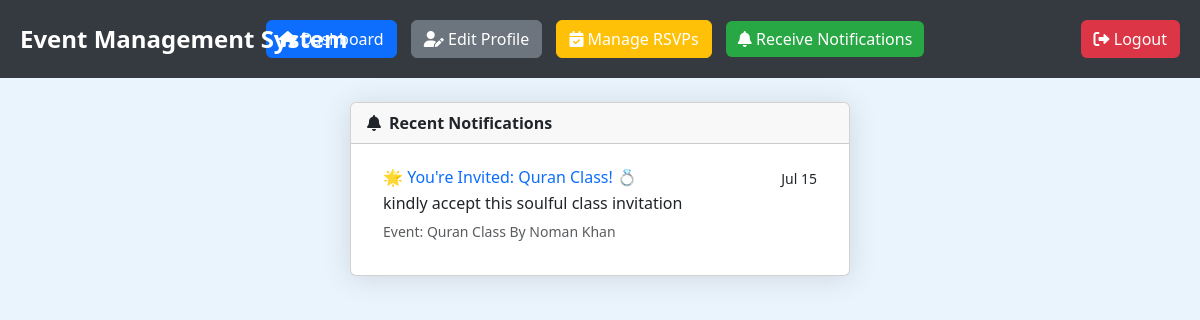
The page /Attendee/receive_notification.php (signed in) on the database its author committed.
### tables this page shows
CREATE TABLE `event_notifications` (
  `id` int(11) NOT NULL,
  `event_id` int(11) NOT NULL,
  `sender_id` int(11) NOT NULL,
  `notification_title` varchar(255) NOT NULL,
  `notification_message` text DEFAULT NULL,
  `status` enum('pending','sent') DEFAULT 'pending',
  `created_at` timestamp NOT NULL DEFAULT current_timestamp()
);

CREATE TABLE `events` (
  `id` int(11) NOT NULL,
  `organizer_id` int(11) NOT NULL,
  `event_name` varchar(150) NOT NULL,
  `event_date` date NOT NULL,
  `event_time` time NOT NULL,
  `location` varchar(255) NOT NULL,
  `description` text DEFAULT NULL,
  `category` varchar(100) DEFAULT NULL,
  `image` varchar(255) DEFAULT NULL,
  `Attendees_No` int(11) DEFAULT 0,
  `created_at` timestamp NOT NULL DEFAULT current_timestamp()
);

### Attendee/receive_notification.php (the view, shortened to what this page needs)
<?php
require_once '../db.php';
try {
    $stmt = $pdo->prepare("
        SELECT n.notification_title, n.notification_message, e.event_name, n.created_at
        FROM event_notifications n
        JOIN events e ON n.event_id = e.id
        WHERE n.status = 'sent'
        ORDER BY n.created_at DESC
        LIMIT 5
    ");
    $stmt->execute();
    $notifications = $stmt->fetchAll(PDO::FETCH_ASSOC);
} catch (PDOException $e) {
    $notifications = [];
}
?>
<!DOCTYPE html>
<html lang="en">
<head>
    <link href="https://cdn.jsdelivr.net/npm/bootstrap@5.3.0/dist/css/bootstrap.min.css" rel="stylesheet">
    <link rel="stylesheet" href="https://cdnjs.cloudflare.com/ajax/libs/font-awesome/6.4.0/css/all.min.css">
</head>
<body>
    <?php include("header.php"); ?>
    <div class="container-fluid py-4">
        <div class="row">
                  <div class="d-flex justify-content-center align-items-start" style="min-height: 100vh;">
    <div class="card my-0" style="max-width: 500px; width: 100%;">
        <div class="card-header">
            <i class="fas fa-bell me-2"></i>Recent Notifications
        </div>
        <div class="card-body">
            <?php if (count($notifications) > 0): ?>
                <div class="list-group list-group-flush">
                    <?php foreach ($notifications as $notification): ?>
                        <div class="list-group-item notification-card mb-2">
                            <div class="d-flex w-100 justify-content-between">
                                <h6 class="mb-1 text-primary"><?= htmlspecialchars($notification['notification_title']) ?></h6>
                                <small><?= date('M j', strtotime($notification['created_at'])) ?></small>
                            </div>
                            <p class="mb-1"><?= htmlspecialchars($notification['notification_message']) ?></p>
                            <small class="text-muted">Event: <?= htmlspecialchars($notification['event_name']) ?></small>
                        </div>
                    <?php endforeach; ?>
                </div>
            <?php endif; ?>
        </div>
    </div>
</div>
                </div>
            </div>
</body>
</html>

### Attendee/receive_notification.php (style rules this page uses)
:root { --primary-color: #4e73df; --secondary-color: #f8f9fc; --success-color: #1cc88a; --warning-color: #f6c23e; --danger-color: #e74a3b; --light-color: #f8f9fa; --dark-color: #5a5c69; }
body { background-color: var(--secondary-color); font-family: 'Nunito', -apple-system, BlinkMacSystemFont, sans-serif; }
.card { border: none; border-radius: 0.35rem; box-shadow: 0 0.15rem 1.75rem 0 rgba(58, 59, 69, 0.15); margin-bottom: 1.5rem; }
.card-header { background-color: var(--primary-color); color: white; font-weight: 600; border-radius: 0.35rem 0.35rem 0 0 !important; }
.notification-card { transition: all 0.3s ease; border-left: 4px solid var(--primary-color); }

### Attendee/header.php (style rules this page uses)
body { background-color: #eaf4fc; }

### rows shown on the page
event_notifications: notification_title "🌟 You're Invited: Quran Class! 💍", created_at "Jul 15", notification_message "kindly accept this soulful class invitation", event.event_name "Quran Class By Noman Khan"
